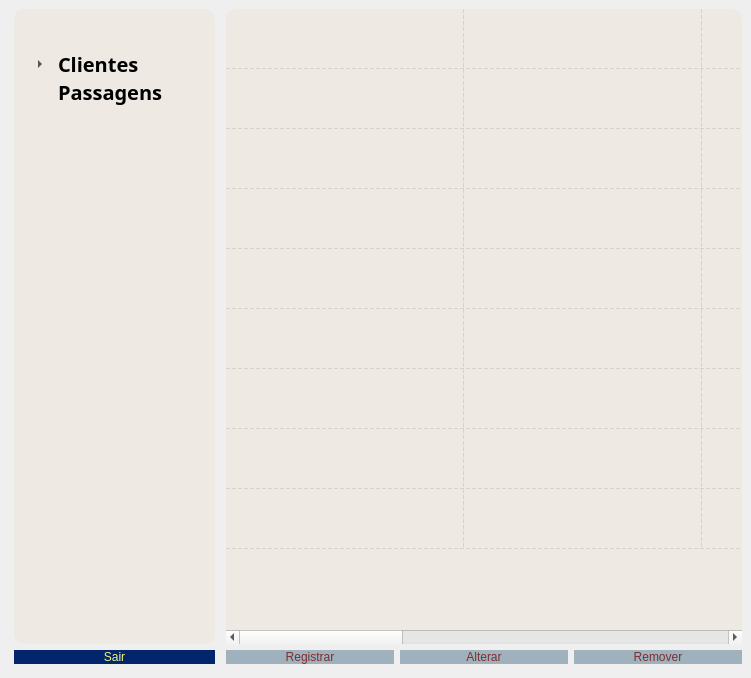
<?xml version="1.0" encoding="UTF-8"?>
<ui version="4.0">
 <class>telaMenuGerente</class>
 <widget class="QMainWindow" name="telaMenuGerente">
  <property name="geometry">
   <rect>
    <x>0</x>
    <y>0</y>
    <width>751</width>
    <height>678</height>
   </rect>
  </property>
  <property name="windowTitle">
   <string>AirSys - Menu</string>
  </property>
  <property name="styleSheet">
   <string notr="true">#telaMenuGerente
{
background-image: url(:/fundos/fundo3.jpg);
}

#tabelaFuncionarios
{
border-radius: 10px;
background-color: rgba(239, 230, 221, 150);
}

#frameListaOpcoes
{
border-radius: 10px;
background-color: rgba(239, 230, 221, 150);
}

#listaOpcoes
{
font: 15pt &quot;MathJax_Size1&quot;;
background-color: rgb(255, 255, 255, 0);
}

#botaoSair
{
font: 14pt &quot;Bitstream Vera Sans&quot;;
border-radius:9px;
color: rgb(243, 243, 125);
background-color: rgb(3, 37, 108);
}
#botaoSair:hover
{
font: 14pt &quot;Bitstream Vera Sans&quot;;
border-radius:9px;
background-color: #6E8898;
}

#botaoRegistrar
{
font: 14pt &quot;Bitstream Vera Sans&quot;;
border-radius:9px;
color: rgb(125, 47, 49);
background-color: #9FB1BC;
}
#botaoRegistrar:hover
{
font: 14pt &quot;Bitstream Vera Sans&quot;;
border-radius:9px;
background-color: #6E8898;
}
#botaoRemover
{
font: 14pt &quot;Bitstream Vera Sans&quot;;
border-radius:9px;
color: rgb(125, 47, 49);
background-color: #9FB1BC;
}
#botaoRemover:hover
{
font: 14pt &quot;Bitstream Vera Sans&quot;;
border-radius:9px;
background-color: #6E8898;
}

#botaoAlterar
{
font: 14pt &quot;Bitstream Vera Sans&quot;;
border-radius:9px;
color: rgb(125, 47, 49);
background-color: #9FB1BC;
}
#botaoAlterar:hover
{
font: 14pt &quot;Bitstream Vera Sans&quot;;
border-radius:9px;
background-color: #6E8898;
}</string>
  </property>
  <widget class="QWidget" name="centralwidget">
   <layout class="QHBoxLayout" name="horizontalLayout_6">
    <item>
     <layout class="QVBoxLayout" name="verticalLayout_6" stretch="1,0">
      <property name="sizeConstraint">
       <enum>QLayout::SetNoConstraint</enum>
      </property>
      <property name="leftMargin">
       <number>5</number>
      </property>
      <property name="rightMargin">
       <number>5</number>
      </property>
      <property name="bottomMargin">
       <number>5</number>
      </property>
      <item>
       <widget class="QFrame" name="frameListaOpcoes">
        <property name="minimumSize">
         <size>
          <width>201</width>
          <height>0</height>
         </size>
        </property>
        <property name="maximumSize">
         <size>
          <width>374</width>
          <height>16777215</height>
         </size>
        </property>
        <property name="frameShape">
         <enum>QFrame::StyledPanel</enum>
        </property>
        <property name="frameShadow">
         <enum>QFrame::Raised</enum>
        </property>
        <widget class="QTreeWidget" name="listaOpcoes">
         <property name="geometry">
          <rect>
           <x>10</x>
           <y>40</y>
           <width>161</width>
           <height>301</height>
          </rect>
         </property>
         <property name="font">
          <font>
           <family>MathJax_Size1</family>
           <pointsize>15</pointsize>
           <weight>50</weight>
           <italic>false</italic>
           <bold>false</bold>
          </font>
         </property>
         <property name="styleSheet">
          <string notr="true"/>
         </property>
         <property name="autoScroll">
          <bool>false</bool>
         </property>
         <property name="editTriggers">
          <set>QAbstractItemView::EditKeyPressed</set>
         </property>
         <property name="selectionMode">
          <enum>QAbstractItemView::SingleSelection</enum>
         </property>
         <property name="indentation">
          <number>30</number>
         </property>
         <property name="uniformRowHeights">
          <bool>false</bool>
         </property>
         <property name="sortingEnabled">
          <bool>false</bool>
         </property>
         <property name="allColumnsShowFocus">
          <bool>false</bool>
         </property>
         <attribute name="headerVisible">
          <bool>false</bool>
         </attribute>
         <attribute name="headerCascadingSectionResizes">
          <bool>true</bool>
         </attribute>
         <attribute name="headerMinimumSectionSize">
          <number>30</number>
         </attribute>
         <column>
          <property name="text">
           <string>Opções</string>
          </property>
          <property name="textAlignment">
           <set>AlignCenter</set>
          </property>
         </column>
         <item>
          <property name="text">
           <string>Clientes</string>
          </property>
          <property name="font">
           <font>
            <weight>75</weight>
            <bold>true</bold>
           </font>
          </property>
          <item>
           <property name="text">
            <string>Registrar</string>
           </property>
          </item>
         </item>
         <item>
          <property name="text">
           <string>Passagens</string>
          </property>
          <property name="font">
           <font>
            <weight>75</weight>
            <bold>true</bold>
           </font>
          </property>
         </item>
        </widget>
       </widget>
      </item>
      <item>
       <widget class="QPushButton" name="botaoSair">
        <property name="minimumSize">
         <size>
          <width>201</width>
          <height>0</height>
         </size>
        </property>
        <property name="maximumSize">
         <size>
          <width>374</width>
          <height>16777215</height>
         </size>
        </property>
        <property name="text">
         <string>Sair</string>
        </property>
       </widget>
      </item>
     </layout>
    </item>
    <item>
     <layout class="QVBoxLayout" name="verticalLayout_8">
      <property name="bottomMargin">
       <number>5</number>
      </property>
      <item>
       <widget class="QTableWidget" name="tabelaFuncionarios">
        <property name="font">
         <font>
          <pointsize>12</pointsize>
         </font>
        </property>
        <property name="verticalScrollBarPolicy">
         <enum>Qt::ScrollBarAlwaysOff</enum>
        </property>
        <property name="sizeAdjustPolicy">
         <enum>QAbstractScrollArea::AdjustIgnored</enum>
        </property>
        <property name="autoScroll">
         <bool>true</bool>
        </property>
        <property name="showDropIndicator" stdset="0">
         <bool>false</bool>
        </property>
        <property name="alternatingRowColors">
         <bool>false</bool>
        </property>
        <property name="selectionMode">
         <enum>QAbstractItemView::SingleSelection</enum>
        </property>
        <property name="selectionBehavior">
         <enum>QAbstractItemView::SelectRows</enum>
        </property>
        <property name="showGrid">
         <bool>true</bool>
        </property>
        <property name="gridStyle">
         <enum>Qt::DashLine</enum>
        </property>
        <property name="cornerButtonEnabled">
         <bool>false</bool>
        </property>
        <property name="rowCount">
         <number>9</number>
        </property>
        <property name="columnCount">
         <number>6</number>
        </property>
        <attribute name="horizontalHeaderVisible">
         <bool>false</bool>
        </attribute>
        <attribute name="horizontalHeaderDefaultSectionSize">
         <number>238</number>
        </attribute>
        <attribute name="horizontalHeaderStretchLastSection">
         <bool>false</bool>
        </attribute>
        <attribute name="verticalHeaderVisible">
         <bool>false</bool>
        </attribute>
        <attribute name="verticalHeaderDefaultSectionSize">
         <number>60</number>
        </attribute>
        <row/>
        <row/>
        <row/>
        <row/>
        <row/>
        <row/>
        <row/>
        <row/>
        <row/>
        <column/>
        <column/>
        <column/>
        <column/>
        <column/>
        <column/>
       </widget>
      </item>
      <item>
       <layout class="QHBoxLayout" name="horizontalLayout_8">
        <item>
         <widget class="QPushButton" name="botaoRegistrar">
          <property name="text">
           <string>Registrar</string>
          </property>
         </widget>
        </item>
        <item>
         <widget class="QPushButton" name="botaoAlterar">
          <property name="text">
           <string>Alterar</string>
          </property>
         </widget>
        </item>
        <item>
         <widget class="QPushButton" name="botaoRemover">
          <property name="text">
           <string>Remover</string>
          </property>
         </widget>
        </item>
       </layout>
      </item>
     </layout>
    </item>
   </layout>
  </widget>
  <widget class="QMenuBar" name="menubar">
   <property name="geometry">
    <rect>
     <x>0</x>
     <y>0</y>
     <width>751</width>
     <height>22</height>
    </rect>
   </property>
  </widget>
 </widget>
 <resources>
  <include location="../recursos/recursos.qrc"/>
 </resources>
 <connections/>
</ui>
